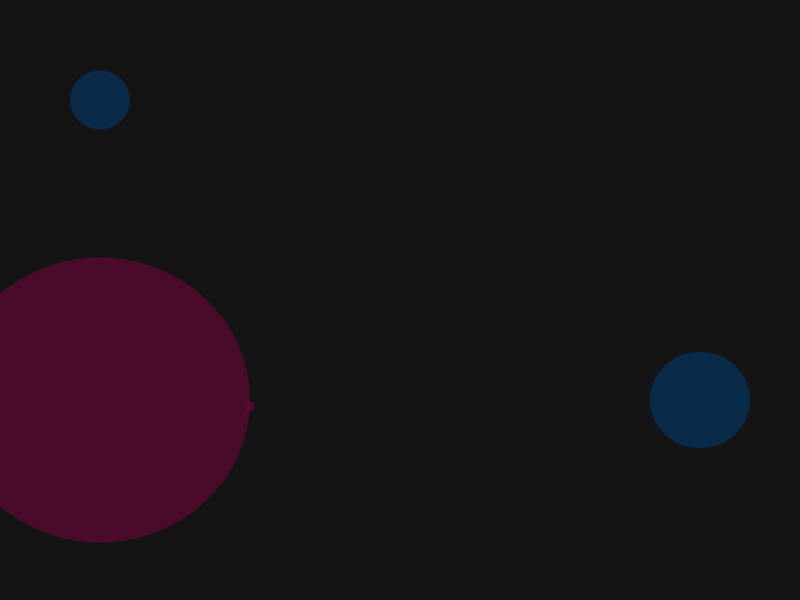
Frame 1 (no input)
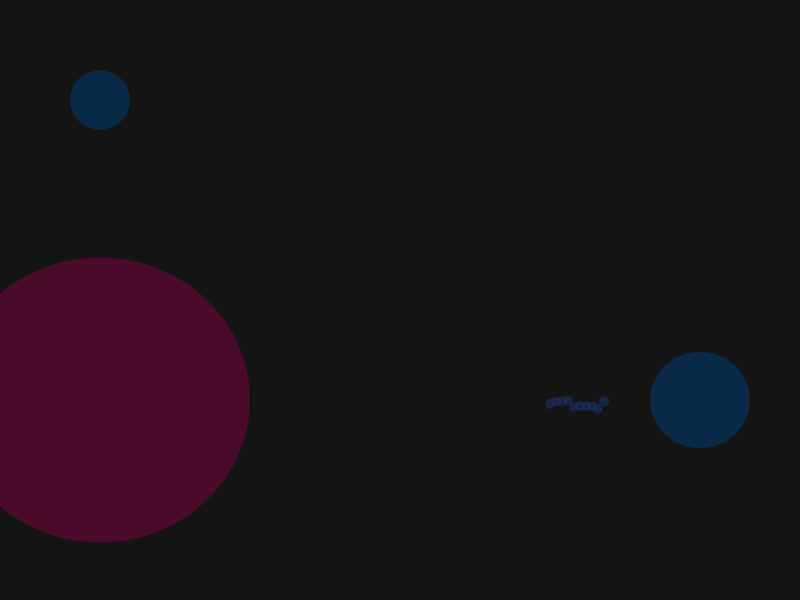
Frame 60 (the mouse pressed at the canvas centre just before this capture)
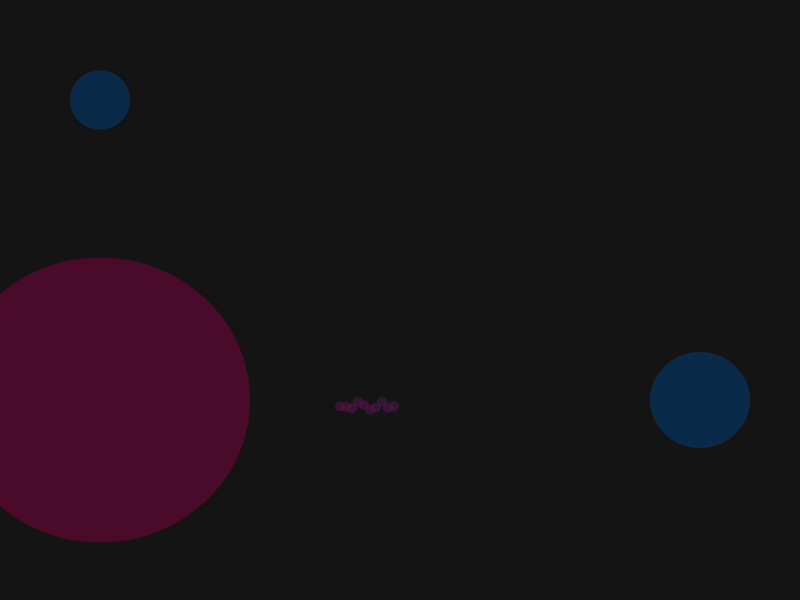
Frame 120 (the mouse held since frame 60 and released just before this capture)

The Processing sketch that drew these frames (run headless with seeded random() and noise(); from frame 60 on, the mouse is pressed at the canvas centre):

// Processing sketch: s06e00lynch
// ── s06e00lynch.pde
Planet a, b;
color red, blue, newC; // Variables de color.
Boolean nave = false; // Boolean para diferenciar una función de la otra.
int count = 10; // Contador para refrescar el fondo intermitentemente.
int miColor = 64; // Variable para crear mis colores.
int fondo = 20; // Color de fondo.

void setup() {
  size(800, 600);
  red = color ( miColor * 2, 0, miColor, miColor * 2); // Mi color 1.
  blue = color ( 0, miColor, miColor * 2, miColor * 2); // Mi color 2.
  background(20); // Fondo inicial.
  noStroke();

  a = new Planet(250, 400, 250, 650);

  b = new Planet(100, 130, 130, 260);
}


void draw() {


  if ( count == 10) { // El contador solo actúa cada 10 frames, para que el refresco de fondo genere el efecto de "rastro" que dejan las naves
    background(fondo, fondo, fondo, miColor*2); // Refresca el fondo.
    count = 0; // Resetea el contador.
    fill ( red);
    ellipse ( 100, 400, 300, 285);
    fill ( blue);
    ellipse ( 700, 400, 100, 96);
    ellipse ( 100, 100, 60, 59); // Se dibujan los planetas nuevamente;
  }
  if (nave == true) {
    b.movH();
  } else if (nave == false) {
    a.mov();
  }
  println(nave);
  count++; // Crecimiento del contador para refrescar el fondo.
}

void keyPressed() { // Este keyPressed cambia el estado del Boolean para mostrar una nave o la otra.
  nave = !nave;
}
// ── Planet.pde
class Planet {
  float x, y;
  float amt;
  int lim1, lim2;
  int velX, velY;

  Planet (float _x, float _y, int _lim1, int _lim2) {
    x = _x;
    y = _y;
    lim1 = _lim1;
    lim2 = _lim2;
    velX = 6;
    velY = 3;
  }

  void mov() {
    noStroke();
    if ( x > lim2  || x < lim1) {
      velX = -velX; // Rebote de la nave horizontal.
    }
    amt = map ( x, lim1, lim2, 0, 1);
    newC = lerpColor ( red, blue, amt); 
    fill(newC);
    ellipse ( x, y + random(10), 10, 10);
    x += velX;
  }

  void movH() {
    noStroke();
    if ( y > lim2  || y < lim1) {
      velY = -velY; // Rebote de la nave vertical.
    }
    amt = map ( y, lim1, lim2, 0, 1);
    newC = lerpColor ( red, blue, amt); 
    fill(newC);
    ellipse ( x  + random(10), y, 10, 10);
    y += velY;
  }
}
